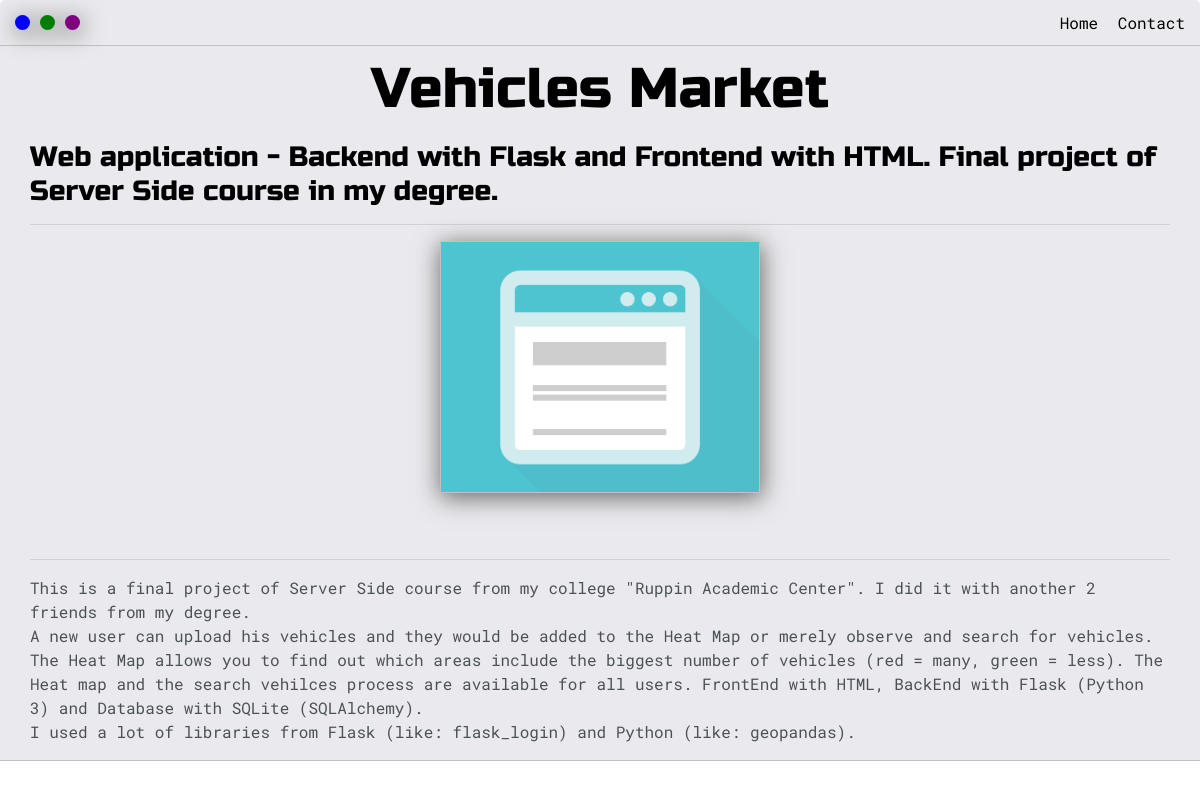
The page /post/vehicles-market on the database its author committed.
### base_app/models.py (models this page shows, shortened)
class Post(models.Model):
    headline = models.CharField(max_length=80)
    sub_headline = models.CharField(max_length=200, null=True)
    repo_link = models.CharField(max_length=150, null=True, default='#')
    thumbnail = models.ImageField(null=True, blank=True, upload_to="images", default="placeholder.png")
    body = models.TextField(null=True, blank=True)
    date_created = models.DateTimeField(auto_now_add=True)
    is_active = models.BooleanField(default=False)
    featured = models.BooleanField(default=False)
    tags = models.ManyToManyField(Tag, null=True)
    slug = models.SlugField(null=True, blank=True)

### base_app/views.py (the view)
# urls.py: path('post/<slug:slug>', views.post, name='post'),
def post(request, slug):
    post = Post.objects.get(slug=slug)
    context = {'post': post}
    return render(request, 'post.html', context=context)

### base_app/templates/post.html (shortened to what this page needs)
{% extends 'base_layout.html' %}
{% load static %}
{% block content %}
    <section class="s1">
        <div class="main-container">
            <h1 align="center">{{ post.headline }}</h1>
            <h3>{{ post.sub_headline }}</h3>
            <hr>
            <div class="post-wrapper">
                <div>
                    <div class="post">
                        {% if post.thumbnail.url is not none %}
                            <img class="thumbnail" src="{{ post.thumbnail.url }}">
                        {% else %}
                            <img class="thumbnail" src="{% static 'images/placeholder.png' %}">
                        {% endif %}
                    </div>
                </div>
            </div>
            <hr>
            <p>{{ post.body|linebreaks }}</p>
        </div>
    </section>
{% endblock %}

### static/css/default.css (style rules this page uses)
:root { --mainColor: #eaeaee; --secondaryColor: #fff; --borderColor: #c1c1c1; --mainText: black; --secondaryText: #4b5156; --themeDotBorder: #24292e; --previewBg: rgb(222, 240, 243, 0.8); --previewShadow: #f0ead6; --buttonColor: black; }
html, body { padding: 0; margin: 0; }
body * { transition: 0.3s; }
h1, h2, h3, h4, h5, h6, strong { color: var(--mainText); font-family: 'Russo One', sans-serif; font-weight: 500; padding-top: 10px; }
p, a, li, span, label, input, textarea { color: var(--secondaryText); font-family: 'Roboto Mono', monospace; }
h1 { font-size: 56px; }
h3 { font-size: 28px; }
.s1 { background-color: var(--mainColor); border-bottom: 1px solid var(--borderColor); overflow: auto; }
.main-container { width: 1200px; margin: 0 auto; }
.post-wrapper { display: grid; grid-template-columns: repeat(auto-fit, 320px); gap: 20px; justify-content: center; padding-bottom: 50px; }
.post { border: 1px solid var(--borderColor); -webkit-box-shadow: 1px 4px 23px 1px rgba(0,0,0,0.55); box-shadow: 1px 4px 23px 1px rgba(0,0,0,0.55); }
.thumbnail { display: block; width: 100%; height: 250px; object-fit: cover; }
@media screen and (max-width: 1200px) { .main-container { width: 95%; } }

### rows shown on the page
Post: headline "Vehicles Market", sub_headline "Web application - Backend with Flask and Frontend with HTML. Final project of Server Side course in my degree.", thumbnail (placeholder picture), body "This is a final project of Server Side course from my college \"Ruppin Academic Center\". I did it with another 2 friends from my degree. A new user can upload his vehicles and they would be added to the Heat Map or merely observe and search for vehicles. The Heat Map allows you to find out which areas include the biggest number of vehicles (red = many, green = less). The Heat map and the search vehilces process are available for all users. FrontEnd with HTML, BackEnd with Flask (Python 3) and Database with SQLite (SQLAlchemy). I used a lot of libraries from Flask (like: flask_login) and Python (like: geopandas)."
